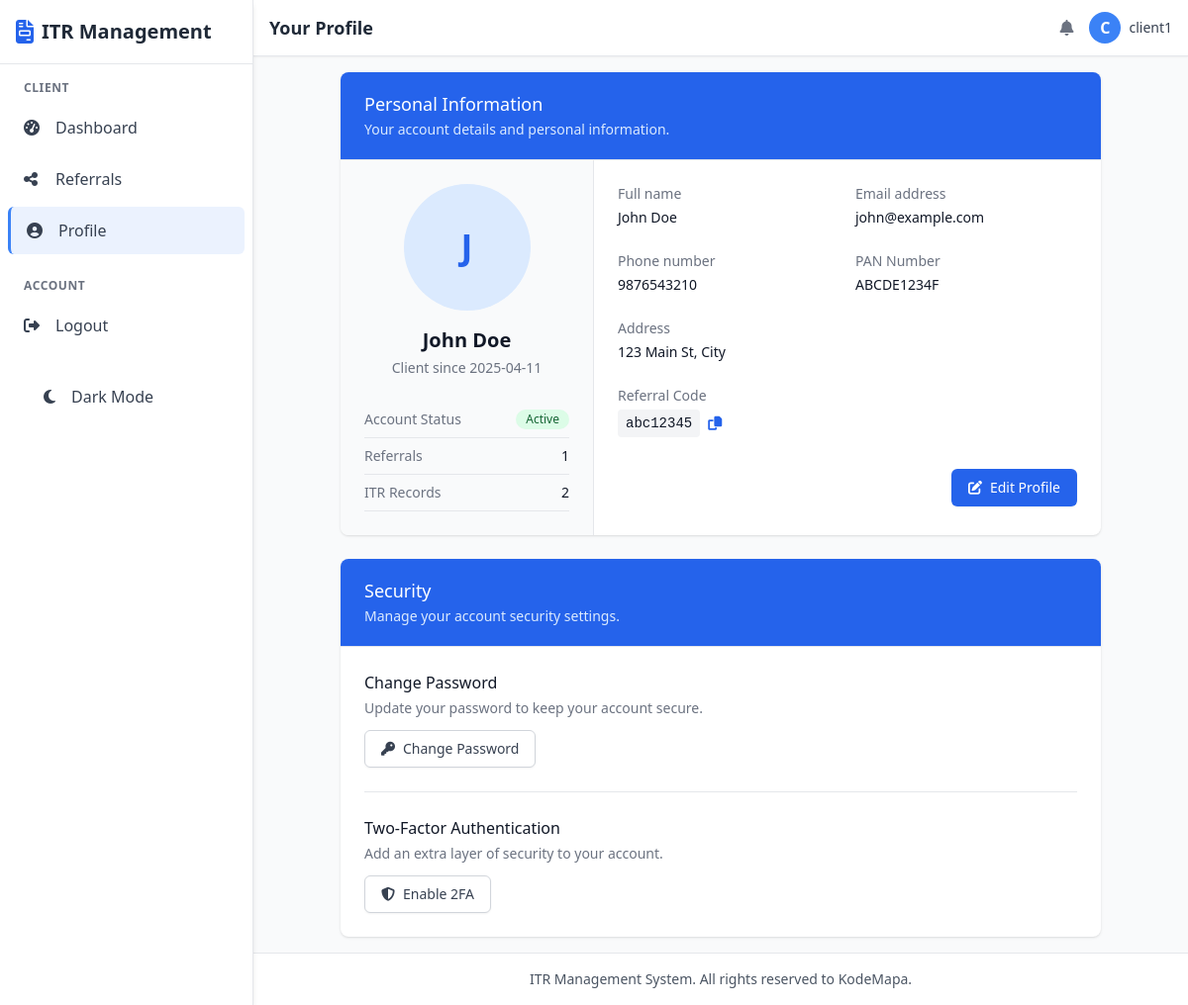
Page /client/profile (signed in) on the earlier database version.
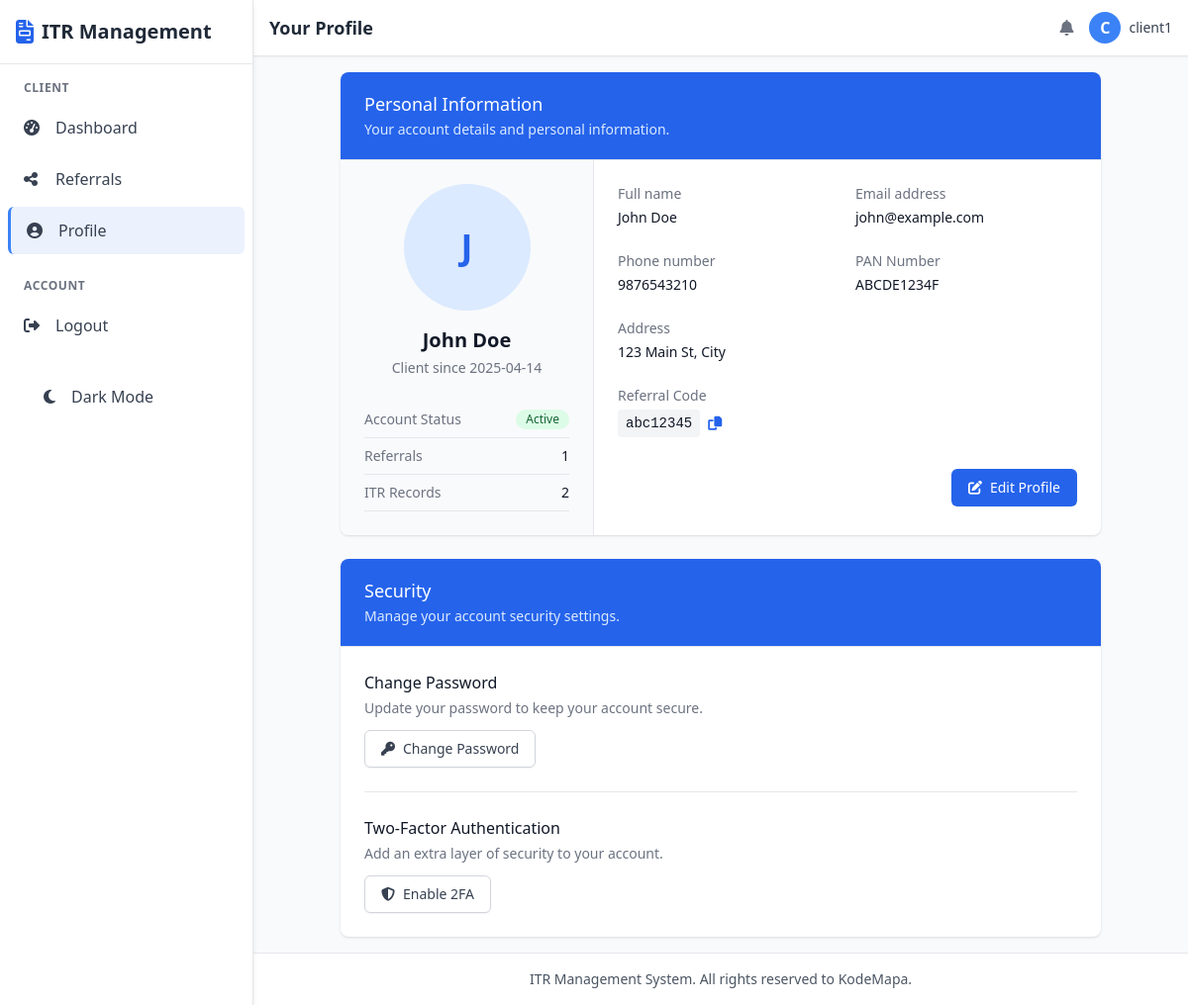
Same page on the later database version.
### tables this page shows
CREATE TABLE clients (
    id INTEGER PRIMARY KEY AUTOINCREMENT,
    user_id INTEGER NOT NULL,
    full_name TEXT NOT NULL,
    email TEXT UNIQUE NOT NULL,
    phone TEXT,
    address TEXT,
    pan_number TEXT UNIQUE,
    referral_code TEXT UNIQUE,
    created_at TIMESTAMP DEFAULT CURRENT_TIMESTAMP,
    FOREIGN KEY (user_id) REFERENCES users (id)
);

### app.py (the view)
@client_bp.route('/profile')
@login_required
def profile():
    user_id = session.get('user_id')
    client = query_db('SELECT * FROM clients WHERE user_id = ?', [user_id], one=True)
    if not client:
        flash('Client profile not found', 'error')
        return redirect(url_for('index'))
    return render_template('client/profile.html', client=client)

### app.py (called while the page is built)
def get_db():
    db = getattr(g, '_database', None)
    if db is None:
        db = g._database = sqlite3.connect(DATABASE)
        db.row_factory = sqlite3.Row
    return db

def query_db(query, args=(), one=False):
    if DEBUG:
        print(f"Executing query: {query} with args: {args}")
    try:
        cur = get_db().execute(query, args)
        rv = cur.fetchall()
        cur.close()
        return (rv[0] if rv else None) if one else rv
    except Exception as e:
        print(f"Database error: {e}")
        if DEBUG:
            import traceback
            traceback.print_exc()
        return None if one else []

def login_required(f):
    @wraps(f)
    def decorated_function(*args, **kwargs):
        if 'user_id' not in session:
            flash('Please log in to access this page', 'error')
            return redirect(url_for('index'))
        return f(*args, **kwargs)
    return decorated_function

@app.context_processor
def utility_processor():
    return dict(query_db=query_db)

@app.teardown_appcontext
def close_connection(exception):
    close_db(exception)

### templates/client/profile.html (shortened to what the changed rows need)
{% extends 'base.html' %}
{% block header_title %}Your Profile{% endblock %}
{% block content %}
<div class="max-w-3xl mx-auto">
    <div class="bg-white shadow overflow-hidden rounded-lg">
        <div class="border-t border-gray-200">
            <div class="flex flex-col md:flex-row">
                <div class="w-full md:w-1/3 p-6 bg-gray-50 border-b md:border-b-0 md:border-r border-gray-200">
                    <div class="flex flex-col items-center">
                        <div class="w-32 h-32 rounded-full bg-blue-100 flex items-center justify-center mb-4">
                            <span class="text-4xl font-bold text-blue-600">{{ client.full_name[0]|upper }}</span>
                        </div>
                        <h2 class="text-xl font-bold text-gray-900">{{ client.full_name }}</h2>
                        <p class="text-sm text-gray-500 mt-1">Client since {{ client.created_at.split(' ')[0] }}</p>
                        <div class="mt-6 w-full">
                            <div class="flex items-center justify-between py-2 border-b border-gray-200">
                            </div>
                            <div class="flex items-center justify-between py-2 border-b border-gray-200">
                                    {% set referrals_count = query_db('SELECT COUNT(*) as count FROM referrals WHERE client_id = ?', [client.id], one=True) %}
                            </div>
                            <div class="flex items-center justify-between py-2 border-b border-gray-200">
                                    {% set itr_count = query_db('SELECT COUNT(*) as count FROM itr_records WHERE client_id = ?', [client.id], one=True) %}
                            </div>
                        </div>
                    </div>
                </div>
                <div class="w-full md:w-2/3 p-6">
                    <dl class="grid grid-cols-1 gap-x-4 gap-y-6 sm:grid-cols-2">
                        <div class="sm:col-span-1">
                            <dt class="text-sm font-medium text-gray-500">Full name</dt>
                            <dd class="mt-1 text-sm text-gray-900">{{ client.full_name }}</dd>
                        </div>
                        <div class="sm:col-span-1">
                            <dt class="text-sm font-medium text-gray-500">Email address</dt>
                            <dd class="mt-1 text-sm text-gray-900">{{ client.email }}</dd>
                        </div>
                        <div class="sm:col-span-1">
                            <dt class="text-sm font-medium text-gray-500">Phone number</dt>
                            <dd class="mt-1 text-sm text-gray-900">{{ client.phone }}</dd>
                        </div>
                        <div class="sm:col-span-1">
                            <dt class="text-sm font-medium text-gray-500">PAN Number</dt>
                            <dd class="mt-1 text-sm text-gray-900">{{ client.pan_number }}</dd>
                        </div>
                        <div class="sm:col-span-2">
                            <dt class="text-sm font-medium text-gray-500">Address</dt>
                            <dd class="mt-1 text-sm text-gray-900">{{ client.address }}</dd>
                        </div>
                        <div class="sm:col-span-2">
                            <dd class="mt-1 text-sm text-gray-900 flex items-center">
                                <span class="font-mono bg-gray-100 px-2 py-1 rounded">{{ client.referral_code }}</span>
                                <button onclick="copyToClipboard('{{ client.referral_code }}', 'referralCodeCopied')" class="ml-2 text-blue-600 hover:text-blue-800">
                                    <i class="fas fa-copy"></i>
                                </button>
                            </dd>
                        </div>
                    </dl>
                </div>
            </div>
        </div>
    </div>
</div>
{% endblock %}

Differences in the rows shown:
changed clients "John Doe": created_at "2025-04-11" → "2025-04-14"
